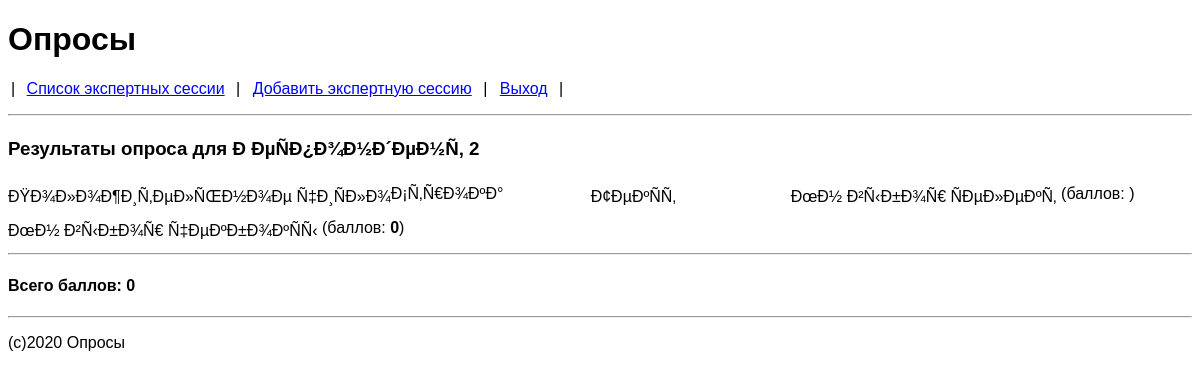
The page /?page=view&link=4748d09240400033b986e33591946484 (signed in) on the database its author committed.
### tables this page shows
CREATE TABLE `results` (
  `id` bigint(20) unsigned NOT NULL AUTO_INCREMENT,
  `poll_id` bigint(20) unsigned NOT NULL,
  `link` varchar(32) NOT NULL,
  `results` text NOT NULL,
  `title` varchar(255) NOT NULL,
  PRIMARY KEY (`id`),
  KEY `poll_id` (`poll_id`)
);

CREATE TABLE `quastions` (
  `id` bigint(20) unsigned NOT NULL AUTO_INCREMENT,
  `poll_id` bigint(20) unsigned NOT NULL,
  `name` varchar(255) NOT NULL,
  `type` tinyint(3) unsigned NOT NULL,
  `options` text NOT NULL,
  PRIMARY KEY (`id`),
  KEY `poll_id` (`poll_id`)
);

### includes/db.php (called while the page is built, shortened)
<?php
class DB
{
	private $mh = null;
	private function connect()
	{
		if ( ! $this->mh = mysqli_connect(DB_HOST, DB_USER, DB_PASS, DB_NAME))
		{
			trigger_error('ошибка подключения к БД');
			exit;
		}
	}
	public function query($sql, $ignore = false)
	{
		if (is_array($sql))
		{
			$sql = sprintf(...$sql);
		}
		if ( ! $result = mysqli_query($this->mh, $sql))
		{
			if ($ignore) return false;
			trigger_error(sprintf(
				"Query: <b>$sql</b><br>\nError #%d: %s",
				mysqli_errno($this->mh),
				mysqli_error($this->mh)
			));
			exit;
		}
		return $result;
	}
	public function get_row(...$sql)
	{
		$result = $this->query($sql);
		return mysqli_num_rows($result) ? mysqli_fetch_object($result) : false;
	}
	public function get_rows(...$sql)
	{
		$result = $this->query($sql);
		$rows = [];
		while ($row = mysqli_fetch_object($result))
		{
			$rows[] = $row;
		}
		return $rows;
	}
}

### actions/view.php (called while the page is built)
<?php
$link = get_var('link');
if ( ! $result = $db->get_row("SELECT * FROM results WHERE link = '%s' AND results != '' LIMIT 1", $link))
{
	error(404);
}
if ( ! $poll = $db->get_row("SELECT * FROM polls WHERE id = %d LIMIT 1", $result->poll_id))
{
	error(404);
}
if ( ! $quastions =  $db->get_rows("SELECT * FROM quastions WHERE poll_id = %d ORDER BY id", $poll->id))
{
	error(500);
}
foreach ($quastions as $quation)
{
	$quation->options = unserialize($quation->options);
}
$result->results = unserialize($result->results);

### includes/functions.php (called while the page is built, shortened)
<?php
function get_var($name, $default = '')
{
	return isset($_REQUEST[$name]) ? $_REQUEST[$name] : $default;
}

### templates/view.phtml (the view, shortened to what this page needs)
<h3>Результаты опроса для <strong><?= $result->title ?></strong></h3>
<?php $total_points = 0; ?>
<?php foreach ($quastions as $key => $quastion) : ?>
	<p>
		<span><?= $quastion->name ?></span>
		<?php
			switch ($quastion->type)
			{
				case 5:
					$points = $quastion->options[$result->results['answer'][$key]];
					$total_points += $points;
					?><strong><?= $result->results['answer'][$key] ?></strong><?php
					?>&nbsp;(баллов: <strong><?= $points ?></strong>)<?php
					break;
				case 6:
					$points = 0;
					$total_points += $points;
					?><strong><?= join(', ', $result->results['answer'][$key]) ?></strong><?php
					?>&nbsp;(баллов: <strong><?= $points ?></strong>)<?php
					break;
				default:
					?><strong><?= $result->results['answer'][$key] ?></strong><?php
			}
		?>
	</p>
<?php endforeach; ?>
<hr>
<h4>Всего баллов: <strong><?= $total_points ?></strong></h4>

### assets/style.css (style rules this page uses)
* { font-family: sans-serif; }
p > span { display: block; float: left; min-width: 200px; }

### rows shown on the page
results: title "Ð ÐµÑÐ¿Ð¾Ð½Ð´ÐµÐ½Ñ‚ 2"
quastions: name "ÐŸÐ¾Ð»Ð¾Ð¶Ð¸Ñ‚ÐµÐ»ÑŒÐ½Ð¾Ðµ Ñ‡Ð¸ÑÐ»Ð¾"
quastions: name "Ð¡Ñ‚Ñ€Ð¾ÐºÐ°"
quastions: name "Ð¢ÐµÐºÑÑ‚"
quastions: name "ÐœÐ½ Ð²Ñ‹Ð±Ð¾Ñ€ ÑÐµÐ»ÐµÐºÑ‚"
quastions: name "ÐœÐ½ Ð²Ñ‹Ð±Ð¾Ñ€ Ñ‡ÐµÐºÐ±Ð¾ÐºÑÑ‹", type "0"

### other values the page prints
$total_points "0"
